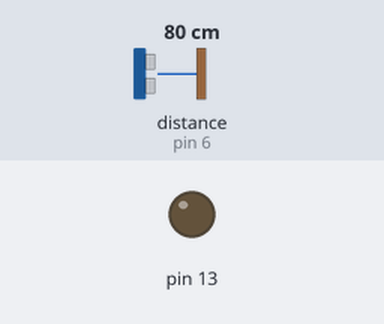
The sketch below on a simulated Arduino Uno, built with avr-gcc and run on an emulated ATmega328P. Parts: output pins drawn as LEDs (lit = HIGH). Wiring (inferred from the names in the program): ultrasonic range finder: trigger pin 7; echo pin 6. Dashed ring = blinking. The inputs (shaded band) are chosen by the test bench; at power-on: distance to the obstacle (sensor on pin 6) 80 cm. The echo pulse lasts 58.3 µs per cm; pins used as bus, display or sensor lines are not drawn.

Above: at 1.2 s.
1.3 s: distance to the obstacle (sensor on pin 6) set to 29 cm
2.8 s: distance to the obstacle (sensor on pin 6) set to 23 cm
At 3.12 s:
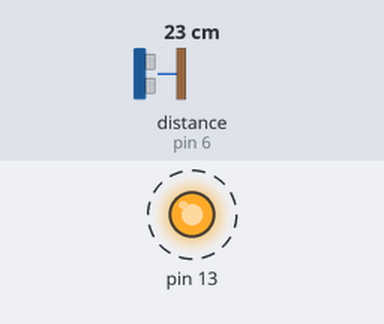
5.8 s: distance to the obstacle (sensor on pin 6) set to 13 cm
8.8 s: distance to the obstacle (sensor on pin 6) set to 10 cm
10.3 s: distance to the obstacle (sensor on pin 6) set to 35 cm
At 11.2 s:
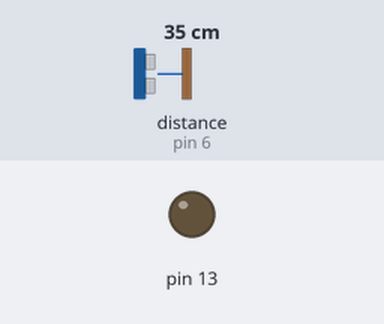
Timing chart, 0 to 12.8 s (numbered marks = the images above; inputs shaded):
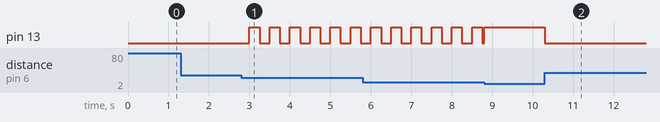

Measured:
- the behaviour switches between 26 and 25 cm on distance to the obstacle (sensor on pin 6) (found by bisection; images 0 and 1)
- after the input at 1.3 s, every drawn part: stays the same
- after the input at 2.8 s, pin 13: alternates HIGH for 0.25 s and LOW for 0.25 s, starting after 0.20 s
- after the input at 10.3 s, pin 13: HIGH → LOW at once

The sketch:

pulse_led.ino
```cpp
// micros() 함수: millis()와 동일한 동작을 하지만 반환 값이 마이크로초 단위이다.
// 단, 16MHz의 보드에서 (메가와 우노 모두 16MHz의 클럭 속도를 가진다)
// micros() 함수로 반환되는 값은 항상 4로 나누어 떨어지는 값이며,
// 따라서 최대 3.9999 마이크로초의 오차가 발생할 수 있다.

void setup() {
  // put your setup code here, to run once:
  pinMode(13, OUTPUT); //LED 출력
  pinMode(7, OUTPUT);  //trig 출력
  pinMode(6, INPUT);  // echo 입력

}

void loop() {
  // put your main code here, to run repeatedly:

  digitalWrite(7,HIGH); // 펄스 발사
  delayMicroseconds(10);  //10micros동안 발사
  digitalWrite(7,LOW); // 발사 중단

  long duration = pulseIn(6, HIGH); // echo의 전압이 감지 될 때까지 걸린 시간

  if (duration==0)  {
    return;
  }// 측정이 안되면 리턴

  long distance= duration/58.2; // 반사된 물체까지의 거리 계산(cm)

  if  (distance<=10)  {
    digitalWrite(13,HIGH);
  }
  else if  (distance<25 && distance>10)  {
    if  (millis()%500<250)  {
      digitalWrite(13,HIGH);
    }
    else  {
      digitalWrite(13,LOW);
    }
  }
  else  {
    digitalWrite(13,LOW);
  }
}
```
